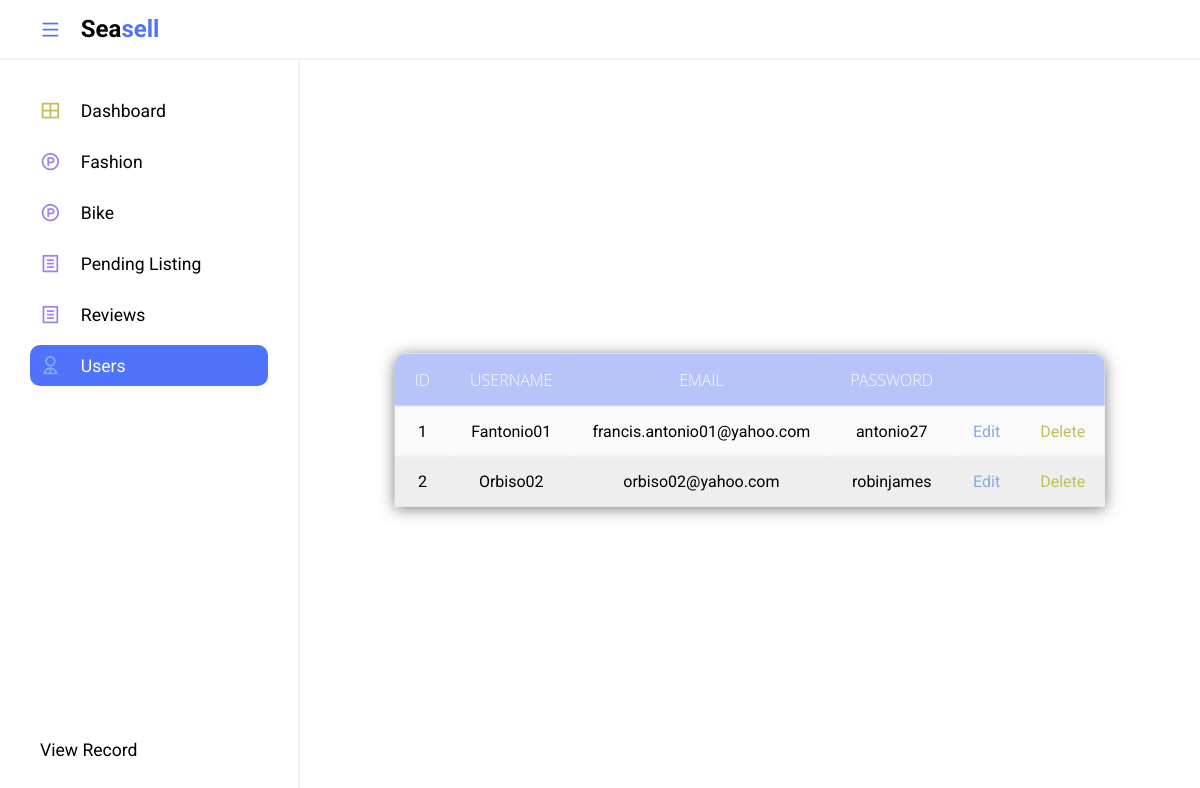
/FrontEnd/admin/user/adminusers.php, run on an earlier commit of the app's database.
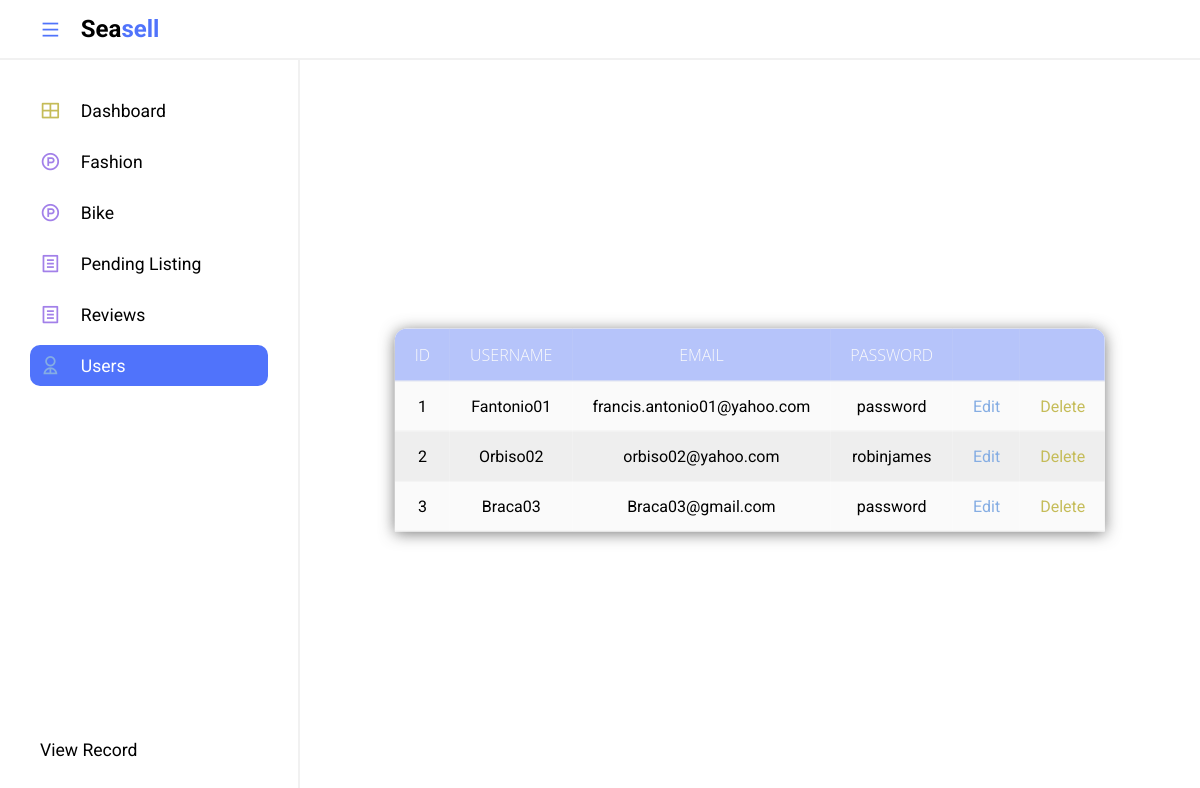
And on a later commit of the database.
### tables this page shows
CREATE TABLE `user` (
  `USER_ID` int(11) NOT NULL,
  `USERNAME` varchar(200) NOT NULL,
  `PASSWORD` varchar(200) NOT NULL,
  `FIRSTNAME` varchar(200) NOT NULL,
  `LASTNAME` varchar(200) NOT NULL,
  `BIO` longtext NOT NULL,
  `REGION` varchar(200) NOT NULL,
  `CITY` varchar(200) NOT NULL,
  `EMAIL_ADDRESS` varchar(200) NOT NULL,
  `MOBILE_NUMBER` varchar(200) NOT NULL,
  `GENDER` varchar(200) NOT NULL,
  `BIRTHDAY` varchar(200) NOT NULL,
  `PROFILE_PIC` varchar(200) NOT NULL,
  `SESSION_KEY` varchar(200) NOT NULL,
  `RATING` varchar(200) NOT NULL,
  `JOINED_DATE` varchar(200) NOT NULL
);

### FrontEnd/admin/user/adminusers.php (the view, shortened to what this page needs)
<!DOCTYPE html>
<html lang="en">
<head>
    <link rel="stylesheet" href="../adminpanel.css">
    <link href="https://cdn.jsdelivr.net/npm/remixicon@2.5.0/fonts/remixicon.css" rel="stylesheet">
</head>
<body>
    <section class="header">
        <div class="logo">
            <i class="ri-menu-line icon icon-0 menu"></i>
            <h2>Sea<span>sell</span></h2>
        </div>
    </section>
    <section class="main">
        <div class="sidebar">
            <ul class="sidebar--items">
                <li>
                    <a href="../index.php">
                        <span class="icon icon-1"><i class="ri-layout-grid-line"></i></span>
                        <span class="sidebar--item">Dashboard</span>
                    </a>
                </li>
                <li>
                    <a href="../fashion/fashionproduct.php">
                        <span class="icon icon-2"><i class="ri-product-hunt-line"></i></span>
                        <span class="sidebar--item">Fashion</span>
                    </a>
                </li>
                   <li>
                    <a href="../bike/productbike.php">
                        <span class="icon icon-2"><i class="ri-product-hunt-line"></i></span>
                        <span class="sidebar--item">Bike</span>
                    </a>
                </li>
                <li>
                    <a href="../listing/listed.php">
                        <span class="icon icon-2"><i class="ri-file-list-line"></i></span>
                        <span class="sidebar--item">Pending Listing</span>
                    </a>
                </li>
                <li>
                    <a href="../review/review.php">
                        <span class="icon icon-2"><i class="ri-file-list-line"></i></span>
                        <span class="sidebar--item">Reviews</span>
                    </a>
                </li>
                <li>
                    <a href="../user/adminusers.php" id="active--link">
                        <span class="icon icon-3"><i class="ri-user-2-line"></i></span>
                        <span class="sidebar--item" style="white-space: nowrap;">Users</span>
                    </a>
                </li>
            </ul>
            <ul class="sidebar--bottom-items">
                <li>
                    <a href="userrecord.php">
                        <span class="sidebar--item">View Record</span>
                    </a>
                </li>
            </ul>
        </div>
        <div class="main--content">
            <div class="filter">
 </div>
 <table >
 <thead>
 <tr>
 <th>ID</th>
 <th>Username</th>
 <th>Email</th>
 <th>Password</th>
 <th></th>
 <th></th>
 </tr>
</thead>
<tbody>
   <?php
    include"../../includes/functions/connection.php";
    $sql = "SELECT * FROM user";
    $result = $conn->query($sql);
    while($row = $result->fetch_assoc()){
        echo "
        <tr>
        <td>$row[USER_ID]</td>
        <td>$row[USERNAME]</td>
        <td>$row[EMAIL_ADDRESS]</td>
        <td>$row[PASSWORD]</td>
        <td>
            <a class='icon-3' href='useredit.php?id=$row[USER_ID]'>Edit</a>
        </td>
        <td>
            <a class='icon-1' href='userdelete.php?id=$row[USER_ID]'>Delete</a>
        </td>
        </tr>
        ";
    }
    ?>
</tbody>
 </table>
        </div>
    </section>
</body>
</html>

### FrontEnd/admin/adminpanel.css (style rules this page uses)
* { margin: 0; padding: 0; box-sizing: border-box; font-family: 'Roboto', sans-serif; }
body { position: relative; width: 100%; }
.header { height: 60px; width: 100%; display: flex; align-items: center; border-bottom: 2px solid #f1f1f1; }
.logo { display: flex; align-items: center; width: 300px; padding-left: 40px; }
.logo span { color: #5073fb; }
.main { position: relative; width: 100%; min-height: calc(100vh - 60px); }
.sidebar { position: absolute; top: 0; left: 0; height: 100%; width: 300px; background-color: #fff; padding: 30px; display: flex; flex-direction: column; justify-content: space-between; border-right: 2px solid #f1f1f1; transition: .3s; }
li { list-style: none; }
a { text-decoration: none; }
.sidebar--items a, .sidebar--bottom-items a { display: flex; align-items: center; margin-bottom: 10px; font-size: 1.1rem; color: #000; padding: 10px; border-radius: 10px; }
#active--link { background-color: #5073fb; color: #fff; }
.sidebar--bottom-items li:last-child a { margin-bottom: 0; }
.icon { position: relative; display: flex; align-items: center; justify-content: center; margin-right: 20px; font-size: 1.3rem; }
.icon-0 { color: #5073fb; }
.icon-1 { color: #c5bc58; }
.icon-2 { color: #a280e9; }
.icon-3 { color: #85ade3; }
.main--content { position: absolute; top: 0; right: 0; height: 100%; width: calc(100% - 300px); padding: 0 40px; overflow-y: scroll; transition: .3s; }
tr { border-bottom: 1px solid #f1f1f1; }
.filter { position: absolute; left: 0; top: 0; bottom: 0; right: 0; z-index: 1; }
table { position: absolute; z-index: 2; left: 50%; top: 50%; transform: translate(-50%,-50%); width: 60%; border-collapse: collapse; border-spacing: 0; box-shadow: 0 2px 15px rgba(64,64,64,.7); border-radius: 12px 12px 0 0; overflow: hidden; }
td , th { padding: 15px 20px; text-align: center; }
th { background-color: rgba(80, 115, 251, .4); color: #fafafa; font-family: 'Open Sans',Sans-serif; font-weight: 200; text-transform: uppercase; }
tr { width: 100%; background-color: #fafafa; font-family: 'Montserrat', sans-serif; }
tr:nth-child(even) { background-color: #eeeeee; }

What changed in the data, as far as the page shows it:
changed user "Fantonio01": PASSWORD "antonio27" → "password"
added user: USER_ID "3", USERNAME "Braca03", EMAIL_ADDRESS "Braca03@gmail.com", PASSWORD "password"
